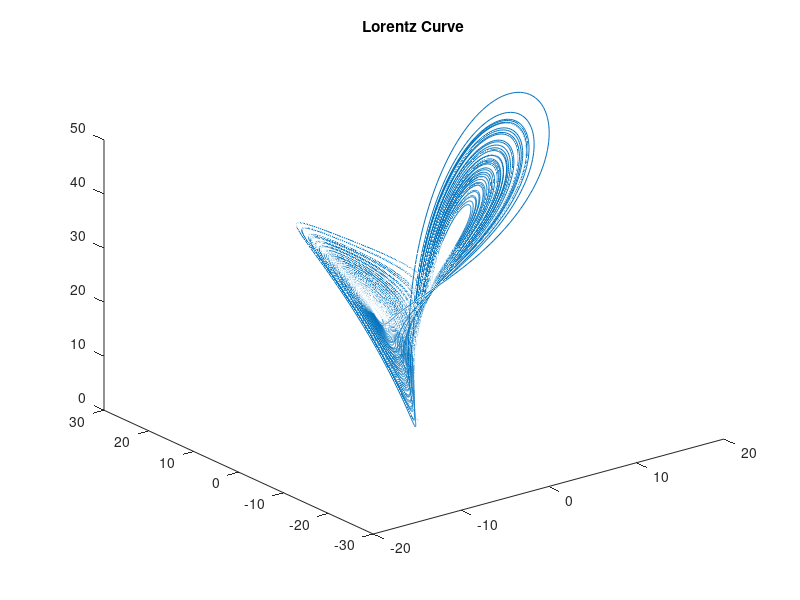
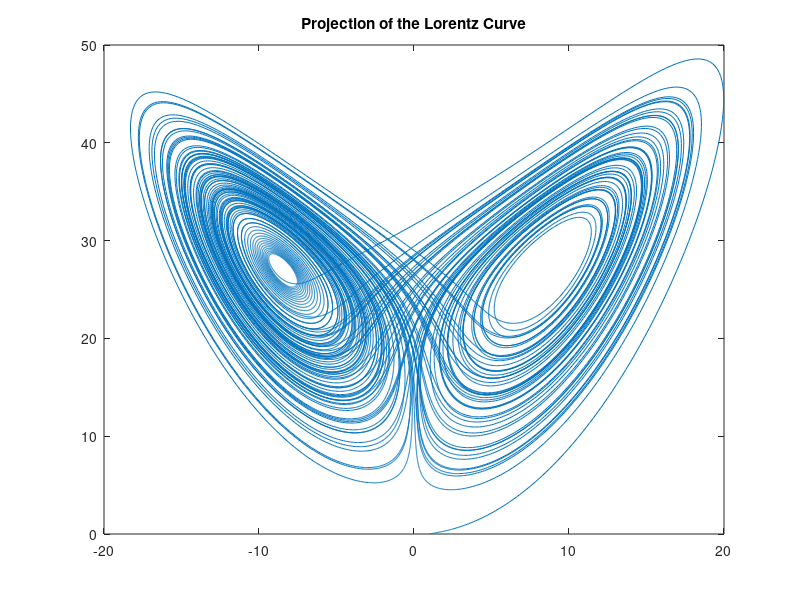

These figures' MATLAB source, in order:
function Lorentz
%input function
f1 = @(x)(10*(-x(1) + x(2)));
f2 = @(x)(28*x(1) - x(2) -x(1)*x(3));
f3 = @(x)(-x(3)*(8/3) + x(1)*x(2));
%initial values
x0 = [1,1,0];
a = 0;
b = 100;
h = 0.0025;
N = floor((b - a)/h);
rx = euler(f1, f2, f3, a, x0, h, N);
x1 = rx(:,1);
x2 = rx(:,2);
x3 = rx(:,3);
figure;plot3(x1,x2,x3);
title('Lorentz Curve');
figure; plot(x1,x3);
title('Projection of the Lorentz Curve');
end

%use the euler method to solve the I.V.P.
function x = euler(f1, f2, f3, a, x0, h, N) %f is a cell
num = length(x0);
x = zeros([N, num]); %space for storing final result
for m = 1:N
    x(m,:) = x0;
    t = a + m * h;
    x0(1) = x0(1) + h * f1([x0,t]);
    x0(2) = x0(2) + h * f2([x0,t]);
    x0(3) = x0(3) + h * f3([x0,t]);
end
x = [x;x0];
end